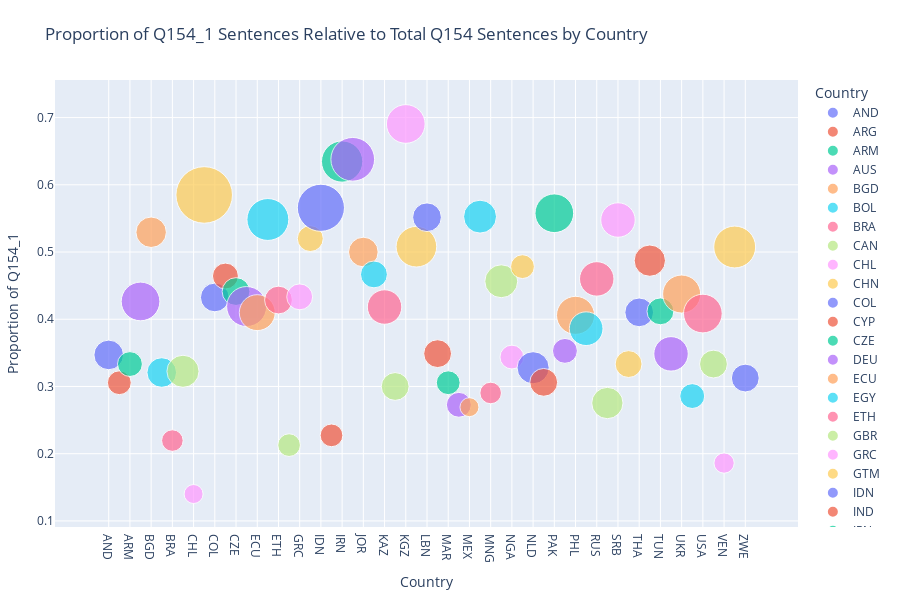

The cell this chart's notebook holds for it:
### Code cell
## (Visualization -I) ##

# This code filters predicted Q154-related labels from the predictions dataset,
# calculates sentence counts and proportions of given response per country,
# prepares the data for ordered plotting,
# then creates and displays a scatter plot showing the proportion of Q154_1 sentences relative to total Q154 sentences by country,
# with point sizes representing sentence counts, x-axis showing the countries and y-axis the proportion of given response to total count responses.

%run visualize_preds_props.py

### Figure 1 — Plotly figure (JSON) as saved in the notebook; plotly's stock layout.template omitted (floating-point values rounded to 4 significant figures)
{"data": [{"hovertemplate": "<b>%{hovertext}</b><br><br>Country=%{x}<br>Proportion of Q154_1=%{y}<br>Sentence Count=%{marker.size}<extra></extra>", "hovertext": ["AND"], "legendgroup": "AND", "marker": {"color": "#636efa", "size": [17], "sizemode": "area", "sizeref": 0.03875, "symbol": "circle"}, "mode": "markers", "name": "AND", "orientation": "v", "showlegend": true, "type": "scatter", "x": ["AND"], "xaxis": "x", "y": [0.3469], "yaxis": "y"}, {"hovertemplate": "<b>%{hovertext}</b><br><br>Country=%{x}<br>Proportion of Q154_1=%{y}<br>Sentence Count=%{marker.size}<extra></extra>", "hovertext": ["ARG"], "legendgroup": "ARG", "marker": {"color": "#EF553B", "size": [11], "sizemode": "area", "sizeref": 0.03875, "symbol": "circle"}, "mode": "markers", "name": "ARG", "orientation": "v", "showlegend": true, "type": "scatter", "x": ["ARG"], "xaxis": "x", "y": [0.3056], "yaxis": "y"}, {"hovertemplate": "<b>%{hovertext}</b><br><br>Country=%{x}<br>Proportion of Q154_1=%{y}<br>Sentence Count=%{marker.size}<extra></extra>", "hovertext": ["ARM"], "legendgroup": "ARM", "marker": {"color": "#00cc96", "size": [12], "sizemode": "area", "sizeref": 0.03875, "symbol": "circle"}, "mode": "markers", "name": "ARM", "orientation": "v", "showlegend": true, "type": "scatter", "x": ["ARM"], "xaxis": "x", "y": [0.3333], "yaxis": "y"}, {"hovertemplate": "<b>%{hovertext}</b><br><br>Country=%{x}<br>Proportion of Q154_1=%{y}<br>Sentence Count=%{marker.size}<extra></extra>", "hovertext": ["AUS"], "legendgroup": "AUS", "marker": {"color": "#ab63fa", "size": [29], "sizemode": "area", "sizeref": 0.03875, "symbol": "circle"}, "mode": "markers", "name": "AUS", "orientation": "v", "showlegend": true, "type": "scatter", "x": ["AUS"], "xaxis": "x", "y": [0.4265], "yaxis": "y"}, {"hovertemplate": "<b>%{hovertext}</b><br><br>Country=%{x}<br>Proportion of Q154_1=%{y}<br>Sentence Count=%{marker.size}<extra></extra>", "hovertext": ["BGD"], "legendgroup": "BGD", "marker": {"color": "#FFA15A", "size": [18], "sizemode": "area", "sizeref": 0.03875, "symbol": "circle"}, "mode": "markers", "name": "BGD", "orientation": "v", "showlegend": true, "type": "scatter", "x": ["BGD"], "xaxis": "x", "y": [0.5294], "yaxis": "y"}, {"hovertemplate": "<b>%{hovertext}</b><br><br>Country=%{x}<br>Proportion of Q154_1=%{y}<br>Sentence Count=%{marker.size}<extra></extra>", "hovertext": ["BOL"], "legendgroup": "BOL", "marker": {"color": "#19d3f3", "size": [17], "sizemode": "area", "sizeref": 0.03875, "symbol": "circle"}, "mode": "markers", "name": "BOL", "orientation": "v", "showlegend": true, "type": "scatter", "x": ["BOL"], "xaxis": "x", "y": [0.3208], "yaxis": "y"}, {"hovertemplate": "<b>%{hovertext}</b><br><br>Country=%{x}<br>Proportion of Q154_1=%{y}<br>Sentence Count=%{marker.size}<extra></extra>", "hovertext": ["BRA"], "legendgroup": "BRA", "marker": {"color": "#FF6692", "size": [9], "sizemode": "area", "sizeref": 0.03875, "symbol": "circle"}, "mode": "markers", "name": "BRA", "orientation": "v", "showlegend": true, "type": "scatter", "x": ["BRA"], "xaxis": "x", "y": [0.2195], "yaxis": "y"}, {"hovertemplate": "<b>%{hovertext}</b><br><br>Country=%{x}<br>Proportion of Q154_1=%{y}<br>Sentence Count=%{marker.size}<extra></extra>", "hovertext": ["CAN"], "legendgroup": "CAN", "marker": {"color": "#B6E880", "size": [20], "sizemode": "area", "sizeref": 0.03875, "symbol": "circle"}, "mode": "markers", "name": "CAN", "orientation": "v", "showlegend": true, "type": "scatter", "x": ["CAN"], "xaxis": "x", "y": [0.3226], "yaxis": "y"}, {"hovertemplate": "<b>%{hovertext}</b><br><br>Country=%{x}<br>Proportion of Q154_1=%{y}<br>Sentence Count=%{marker.size}<extra></extra>", "hovertext": ["CHL"], "legendgroup": "CHL", "marker": {"color": "#FF97FF", "size": [7], "sizemode": "area", "sizeref": 0.03875, "symbol": "circle"}, "mode": "markers", "name": "CHL", "orientation": "v", "showlegend": true, "type": "scatter", "x": ["CHL"], "xaxis": "x", "y": [0.14], "yaxis": "y"}, {"hovertemplate": "<b>%{hovertext}</b><br><br>Country=%{x}<br>Proportion of Q154_1=%{y}<br>Sentence Count=%{marker.size}<extra></extra>", "hovertext": ["CHN"], "legendgroup": "CHN", "marker": {"color": "#FECB52", "size": [62], "sizemode": "area", "sizeref": 0.03875, "symbol": "circle"}, "mode": "markers", "name": "CHN", "orientation": "v", "showlegend": true, "type": "scatter", "x": ["CHN"], "xaxis": "x", "y": [0.5849], "yaxis": "y"}, {"hovertemplate": "<b>%{hovertext}</b><br><br>Country=%{x}<br>Proportion of Q154_1=%{y}<br>Sentence Count=%{marker.size}<extra></extra>", "hovertext": ["COL"], "legendgroup": "COL", "marker": {"color": "#636efa", "size": [16], "sizemode": "area", "sizeref": 0.03875, "symbol": "circle"}, "mode": "markers", "name": "COL", "orientation": "v", "showlegend": true, "type": "scatter", "x": ["COL"], "xaxis": "x", "y": [0.4324], "yaxis": "y"}, {"hovertemplate": "<b>%{hovertext}</b><br><br>Country=%{x}<br>Proportion of Q154_1=%{y}<br>Sentence Count=%{marker.size}<extra></extra>", "hovertext": ["CYP"], "legendgroup": "CYP", "marker": {"color": "#EF553B", "size": [13], "sizemode": "area", "sizeref": 0.03875, "symbol": "circle"}, "mode": "markers", "name": "CYP", "orientation": "v", "showlegend": true, "type": "scatter", "x": ["CYP"], "xaxis": "x", "y": [0.4643], "yaxis": "y"}, {"hovertemplate": "<b>%{hovertext}</b><br><br>Country=%{x}<br>Proportion of Q154_1=%{y}<br>Sentence Count=%{marker.size}<extra></extra>", "hovertext": ["CZE"], "legendgroup": "CZE", "marker": {"color": "#00cc96", "size": [15], "sizemode": "area", "sizeref": 0.03875, "symbol": "circle"}, "mode": "markers", "name": "CZE", "orientation": "v", "showlegend": true, "type": "scatter", "x": ["CZE"], "xaxis": "x", "y": [0.4412], "yaxis": "y"}, {"hovertemplate": "<b>%{hovertext}</b><br><br>Country=%{x}<br>Proportion of Q154_1=%{y}<br>Sentence Count=%{marker.size}<extra></extra>", "hovertext": ["DEU"], "legendgroup": "DEU", "marker": {"color": "#ab63fa", "size": [31], "sizemode": "area", "sizeref": 0.03875, "symbol": "circle"}, "mode": "markers", "name": "DEU", "orientation": "v", "showlegend": true, "type": "scatter", "x": ["DEU"], "xaxis": "x", "y": [0.4189], "yaxis": "y"}, {"hovertemplate": "<b>%{hovertext}</b><br><br>Country=%{x}<br>Proportion of Q154_1=%{y}<br>Sentence Count=%{marker.size}<extra></extra>", "hovertext": ["ECU"], "legendgroup": "ECU", "marker": {"color": "#FFA15A", "size": [25], "sizemode": "area", "sizeref": 0.03875, "symbol": "circle"}, "mode": "markers", "name": "ECU", "orientation": "v", "showlegend": true, "type": "scatter", "x": ["ECU"], "xaxis": "x", "y": [0.4098], "yaxis": "y"}, {"hovertemplate": "<b>%{hovertext}</b><br><br>Country=%{x}<br>Proportion of Q154_1=%{y}<br>Sentence Count=%{marker.size}<extra></extra>", "hovertext": ["EGY"], "legendgroup": "EGY", "marker": {"color": "#19d3f3", "size": [34], "sizemode": "area", "sizeref": 0.03875, "symbol": "circle"}, "mode": "markers", "name": "EGY", "orientation": "v", "showlegend": true, "type": "scatter", "x": ["EGY"], "xaxis": "x", "y": [0.5484], "yaxis": "y"}, {"hovertemplate": "<b>%{hovertext}</b><br><br>Country=%{x}<br>Proportion of Q154_1=%{y}<br>Sentence Count=%{marker.size}<extra></extra>", "hovertext": ["ETH"], "legendgroup": "ETH", "marker": {"color": "#FF6692", "size": [15], "sizemode": "area", "sizeref": 0.03875, "symbol": "circle"}, "mode": "markers", "name": "ETH", "orientation": "v", "showlegend": true, "type": "scatter", "x": ["ETH"], "xaxis": "x", "y": [0.4286], "yaxis": "y"}, {"hovertemplate": "<b>%{hovertext}</b><br><br>Country=%{x}<br>Proportion of Q154_1=%{y}<br>Sentence Count=%{marker.size}<extra></extra>", "hovertext": ["GBR"], "legendgroup": "GBR", "marker": {"color": "#B6E880", "size": [10], "sizemode": "area", "sizeref": 0.03875, "symbol": "circle"}, "mode": "markers", "name": "GBR", "orientation": "v", "showlegend": true, "type": "scatter", "x": ["GBR"], "xaxis": "x", "y": [0.2128], "yaxis": "y"}, {"hovertemplate": "<b>%{hovertext}</b><br><br>Country=%{x}<br>Proportion of Q154_1=%{y}<br>Sentence Count=%{marker.size}<extra></extra>", "hovertext": ["GRC"], "legendgroup": "GRC", "marker": {"color": "#FF97FF", "size": [13], "sizemode": "area", "sizeref": 0.03875, "symbol": "circle"}, "mode": "markers", "name": "GRC", "orientation": "v", "showlegend": true, "type": "scatter", "x": ["GRC"], "xaxis": "x", "y": [0.4333], "yaxis": "y"}, {"hovertemplate": "<b>%{hovertext}</b><br><br>Country=%{x}<br>Proportion of Q154_1=%{y}<br>Sentence Count=%{marker.size}<extra></extra>", "hovertext": ["GTM"], "legendgroup": "GTM", "marker": {"color": "#FECB52", "size": [13], "sizemode": "area", "sizeref": 0.03875, "symbol": "circle"}, "mode": "markers", "name": "GTM", "orientation": "v", "showlegend": true, "type": "scatter", "x": ["GTM"], "xaxis": "x", "y": [0.52], "yaxis": "y"}, {"hovertemplate": "<b>%{hovertext}</b><br><br>Country=%{x}<br>Proportion of Q154_1=%{y}<br>Sentence Count=%{marker.size}<extra></extra>", "hovertext": ["IDN"], "legendgroup": "IDN", "marker": {"color": "#636efa", "size": [43], "sizemode": "area", "sizeref": 0.03875, "symbol": "circle"}, "mode": "markers", "name": "IDN", "orientation": "v", "showlegend": true, "type": "scatter", "x": ["IDN"], "xaxis": "x", "y": [0.5658], "yaxis": "y"}, {"hovertemplate": "<b>%{hovertext}</b><br><br>Country=%{x}<br>Proportion of Q154_1=%{y}<br>Sentence Count=%{marker.size}<extra></extra>", "hovertext": ["IND"], "legendgroup": "IND", "marker": {"color": "#EF553B", "size": [10], "sizemode": "area", "sizeref": 0.03875, "symbol": "circle"}, "mode": "markers", "name": "IND", "orientation": "v", "showlegend": true, "type": "scatter", "x": ["IND"], "xaxis": "x", "y": [0.2273], "yaxis": "y"}, {"hovertemplate": "<b>%{hovertext}</b><br><br>Country=%{x}<br>Proportion of Q154_1=%{y}<br>Sentence Count=%{marker.size}<extra></extra>", "hovertext": ["IRN"], "legendgroup": "IRN", "marker": {"color": "#00cc96", "size": [33], "sizemode": "area", "sizeref": 0.03875, "symbol": "circle"}, "mode": "markers", "name": "IRN", "orientation": "v", "showlegend": true, "type": "scatter", "x": ["IRN"], "xaxis": "x", "y": [0.6346], "yaxis": "y"}, {"hovertemplate": "<b>%{hovertext}</b><br><br>Country=%{x}<br>Proportion of Q154_1=%{y}<br>Sentence Count=%{marker.size}<extra></extra>", "hovertext": ["IRQ"], "legendgroup": "IRQ", "marker": {"color": "#ab63fa", "size": [37], "sizemode": "area", "sizeref": 0.03875, "symbol": "circle"}, "mode": "markers", "name": "IRQ", "orientation": "v", "showlegend": true, "type": "scatter", "x": ["IRQ"], "xaxis": "x", "y": [0.6379], "yaxis": "y"}, {"hovertemplate": "<b>%{hovertext}</b><br><br>Country=%{x}<br>Proportion of Q154_1=%{y}<br>Sentence Count=%{marker.size}<extra></extra>", "hovertext": ["JOR"], "legendgroup": "JOR", "marker": {"color": "#FFA15A", "size": [17], "sizemode": "area", "sizeref": 0.03875, "symbol": "circle"}, "mode": "markers", "name": "JOR", "orientation": "v", "showlegend": true, "type": "scatter", "x": ["JOR"], "xaxis": "x", "y": [0.5], "yaxis": "y"}, {"hovertemplate": "<b>%{hovertext}</b><br><br>Country=%{x}<br>Proportion of Q154_1=%{y}<br>Sentence Count=%{marker.size}<extra></extra>", "hovertext": ["JPN"], "legendgroup": "JPN", "marker": {"color": "#19d3f3", "size": [14], "sizemode": "area", "sizeref": 0.03875, "symbol": "circle"}, "mode": "markers", "name": "JPN", "orientation": "v", "showlegend": true, "type": "scatter", "x": ["JPN"], "xaxis": "x", "y": [0.4667], "yaxis": "y"}, {"hovertemplate": "<b>%{hovertext}</b><br><br>Country=%{x}<br>Proportion of Q154_1=%{y}<br>Sentence Count=%{marker.size}<extra></extra>", "hovertext": ["KAZ"], "legendgroup": "KAZ", "marker": {"color": "#FF6692", "size": [23], "sizemode": "area", "sizeref": 0.03875, "symbol": "circle"}, "mode": "markers", "name": "KAZ", "orientation": "v", "showlegend": true, "type": "scatter", "x": ["KAZ"], "xaxis": "x", "y": [0.4182], "yaxis": "y"}, {"hovertemplate": "<b>%{hovertext}</b><br><br>Country=%{x}<br>Proportion of Q154_1=%{y}<br>Sentence Count=%{marker.size}<extra></extra>", "hovertext": ["KEN"], "legendgroup": "KEN", "marker": {"color": "#B6E880", "size": [15], "sizemode": "area", "sizeref": 0.03875, "symbol": "circle"}, "mode": "markers", "name": "KEN", "orientation": "v", "showlegend": true, "type": "scatter", "x": ["KEN"], "xaxis": "x", "y": [0.3], "yaxis": "y"}, {"hovertemplate": "<b>%{hovertext}</b><br><br>Country=%{x}<br>Proportion of Q154_1=%{y}<br>Sentence Count=%{marker.size}<extra></extra>", "hovertext": ["KGZ"], "legendgroup": "KGZ", "marker": {"color": "#FF97FF", "size": [29], "sizemode": "area", "sizeref": 0.03875, "symbol": "circle"}, "mode": "markers", "name": "KGZ", "orientation": "v", "showlegend": true, "type": "scatter", "x": ["KGZ"], "xaxis": "x", "y": [0.6905], "yaxis": "y"}, {"hovertemplate": "<b>%{hovertext}</b><br><br>Country=%{x}<br>Proportion of Q154_1=%{y}<br>Sentence Count=%{marker.size}<extra></extra>", "hovertext": ["KOR"], "legendgroup": "KOR", "marker": {"color": "#FECB52", "size": [32], "sizemode": "area", "sizeref": 0.03875, "symbol": "circle"}, "mode": "markers", "name": "KOR", "orientation": "v", "showlegend": true, "type": "scatter", "x": ["KOR"], "xaxis": "x", "y": [0.5079], "yaxis": "y"}, {"hovertemplate": "<b>%{hovertext}</b><br><br>Country=%{x}<br>Proportion of Q154_1=%{y}<br>Sentence Count=%{marker.size}<extra></extra>", "hovertext": ["LBN"], "legendgroup": "LBN", "marker": {"color": "#636efa", "size": [16], "sizemode": "area", "sizeref": 0.03875, "symbol": "circle"}, "mode": "markers", "name": "LBN", "orientation": "v", "showlegend": true, "type": "scatter", "x": ["LBN"], "xaxis": "x", "y": [0.5517], "yaxis": "y"}, {"hovertemplate": "<b>%{hovertext}</b><br><br>Country=%{x}<br>Proportion of Q154_1=%{y}<br>Sentence Count=%{marker.size}<extra></extra>", "hovertext": ["LBY"], "legendgroup": "LBY", "marker": {"color": "#EF553B", "size": [15], "sizemode": "area", "sizeref": 0.03875, "symbol": "circle"}, "mode": "markers", "name": "LBY", "orientation": "v", "showlegend": true, "type": "scatter", "x": ["LBY"], "xaxis": "x", "y": [0.3488], "yaxis": "y"}, {"hovertemplate": "<b>%{hovertext}</b><br><br>Country=%{x}<br>Proportion of Q154_1=%{y}<br>Sentence Count=%{marker.size}<extra></extra>", "hovertext": ["MAR"], "legendgroup": "MAR", "marker": {"color": "#00cc96", "size": [11], "sizemode": "area", "sizeref": 0.03875, "symbol": "circle"}, "mode": "markers", "name": "MAR", "orientation": "v", "showlegend": true, "type": "scatter", "x": ["MAR"], "xaxis": "x", "y": [0.3056], "yaxis": "y"}, {"hovertemplate": "<b>%{hovertext}</b><br><br>Country=%{x}<br>Proportion of Q154_1=%{y}<br>Sentence Count=%{marker.size}<extra></extra>", "hovertext": ["MDV"], "legendgroup": "MDV", "marker": {"color": "#ab63fa", "size": [12], "sizemode": "area", "sizeref": 0.03875, "symbol": "circle"}, "mode": "markers", "name": "MDV", "orientation": "v", "showlegend": true, "type": "scatter", "x": ["MDV"], "xaxis": "x", "y": [0.2727], "yaxis": "y"}, {"hovertemplate": "<b>%{hovertext}</b><br><br>Country=%{x}<br>Proportion of Q154_1=%{y}<br>Sentence Count=%{marker.size}<extra></extra>", "hovertext": ["MEX"], "legendgroup": "MEX", "marker": {"color": "#FFA15A", "size": [7], "sizemode": "area", "sizeref": 0.03875, "symbol": "circle"}, "mode": "markers", "name": "MEX", "orientation": "v", "showlegend": true, "type": "scatter", "x": ["MEX"], "xaxis": "x", "y": [0.2692], "yaxis": "y"}, {"hovertemplate": "<b>%{hovertext}</b><br><br>Country=%{x}<br>Proportion of Q154_1=%{y}<br>Sentence Count=%{marker.size}<extra></extra>", "hovertext": ["MMR"], "legendgroup": "MMR", "marker": {"color": "#19d3f3", "size": [21], "sizemode": "area", "sizeref": 0.03875, "symbol": "circle"}, "mode": "markers", "name": "MMR", "orientation": "v", "showlegend": true, "type": "scatter", "x": ["MMR"], "xaxis": "x", "y": [0.5526], "yaxis": "y"}, {"hovertemplate": "<b>%{hovertext}</b><br><br>Country=%{x}<br>Proportion of Q154_1=%{y}<br>Sentence Count=%{marker.size}<extra></extra>", "hovertext": ["MNG"], "legendgroup": "MNG", "marker": {"color": "#FF6692", "size": [9], "sizemode": "area", "sizeref": 0.03875, "symbol": "circle"}, "mode": "markers", "name": "MNG", "orientation": "v", "showlegend": true, "type": "scatter", "x": ["MNG"], "xaxis": "x", "y": [0.2903], "yaxis": "y"}, {"hovertemplate": "<b>%{hovertext}</b><br><br>Country=%{x}<br>Proportion of Q154_1=%{y}<br>Sentence Count=%{marker.size}<extra></extra>", "hovertext": ["MYS"], "legendgroup": "MYS", "marker": {"color": "#B6E880", "size": [21], "sizemode": "area", "sizeref": 0.03875, "symbol": "circle"}, "mode": "markers", "name": "MYS", "orientation": "v", "showlegend": true, "type": "scatter", "x": ["MYS"], "xaxis": "x", "y": [0.4565], "yaxis": "y"}, {"hovertemplate": "<b>%{hovertext}</b><br><br>Country=%{x}<br>Proportion of Q154_1=%{y}<br>Sentence Count=%{marker.size}<extra></extra>", "hovertext": ["NGA"], "legendgroup": "NGA", "marker": {"color": "#FF97FF", "size": [11], "sizemode": "area", "sizeref": 0.03875, "symbol": "circle"}, "mode": "markers", "name": "NGA", "orientation": "v", "showlegend": true, "type": "scatter", "x": ["NGA"], "xaxis": "x", "y": [0.3438], "yaxis": "y"}, {"hovertemplate": "<b>%{hovertext}</b><br><br>Country=%{x}<br>Proportion of Q154_1=%{y}<br>Sentence Count=%{marker.size}<extra></extra>", "hovertext": ["NIC"], "legendgroup": "NIC", "marker": {"color": "#FECB52", "size": [11], "sizemode": "area", "sizeref": 0.03875, "symbol": "circle"}, "mode": "markers", "name": "NIC", "orientation": "v", "showlegend": true, "type": "scatter", "x": ["NIC"], "xaxis": "x", "y": [0.4783], "yaxis": "y"}, {"hovertemplate": "<b>%{hovertext}</b><br><br>Country=%{x}<br>Proportion of Q154_1=%{y}<br>Sentence Count=%{marker.size}<extra></extra>", "hovertext": ["NLD"], "legendgroup": "NLD", "marker": {"color": "#636efa", "size": [20], "sizemode": "area", "sizeref": 0.03875, "symbol": "circle"}, "mode": "markers", "name": "NLD", "orientation": "v", "showlegend": true, "type": "scatter", "x": ["NLD"], "xaxis": "x", "y": [0.3279], "yaxis": "y"}, {"hovertemplate": "<b>%{hovertext}</b><br><br>Country=%{x}<br>Proportion of Q154_1=%{y}<br>Sentence Count=%{marker.size}<extra></extra>", "hovertext": ["NZL"], "legendgroup": "NZL", "marker": {"color": "#EF553B", "size": [15], "sizemode": "area", "sizeref": 0.03875, "symbol": "circle"}, "mode": "markers", "name": "NZL", "orientation": "v", "showlegend": true, "type": "scatter", "x": ["NZL"], "xaxis": "x", "y": [0.3061], "yaxis": "y"}, {"hovertemplate": "<b>%{hovertext}</b><br><br>Country=%{x}<br>Proportion of Q154_1=%{y}<br>Sentence Count=%{marker.size}<extra></extra>", "hovertext": ["PAK"], "legendgroup": "PAK", "marker": {"color": "#00cc96", "size": [29], "sizemode": "area", "sizeref": 0.03875, "symbol": "circle"}, "mode": "markers", "name": "PAK", "orientation": "v", "showlegend": true, "type": "scatter", "x": ["PAK"], "xaxis": "x", "y": [0.5577], "yaxis": "y"}, {"hovertemplate": "<b>%{hovertext}</b><br><br>Country=%{x}<br>Proportion of Q154_1=%{y}<br>Sentence Count=%{marker.size}<extra></extra>", "hovertext": ["PER"], "legendgroup": "PER", "marker": {"color": "#ab63fa", "size": [12], "sizemode": "area", "sizeref": 0.03875, "symbol": "circle"}, "mode": "markers", "name": "PER", "orientation": "v", "showlegend": true, "type": "scatter", "x": ["PER"], "xaxis": "x", "y": [0.3529], "yaxis": "y"}, {"hovertemplate": "<b>%{hovertext}</b><br><br>Country=%{x}<br>Proportion of Q154_1=%{y}<br>Sentence Count=%{marker.size}<extra></extra>", "hovertext": ["PHL"], "legendgroup": "PHL", "marker": {"color": "#FFA15A", "size": [28], "sizemode": "area", "sizeref": 0.03875, "symbol": "circle"}, "mode": "markers", "name": "PHL", "orientation": "v", "showlegend": true, "type": "scatter", "x": ["PHL"], "xaxis": "x", "y": [0.4058], "yaxis": "y"}, {"hovertemplate": "<b>%{hovertext}</b><br><br>Country=%{x}<br>Proportion of Q154_1=%{y}<br>Sentence Count=%{marker.size}<extra></extra>", "hovertext": ["ROU"], "legendgroup": "ROU", "marker": {"color": "#19d3f3", "size": [22], "sizemode": "area", "sizeref": 0.03875, "symbol": "circle"}, "mode": "markers", "name": "ROU", "orientation": "v", "showlegend": true, "type": "scatter", "x": ["ROU"], "xaxis": "x", "y": [0.386], "yaxis": "y"}, {"hovertemplate": "<b>%{hovertext}</b><br><br>Country=%{x}<br>Proportion of Q154_1=%{y}<br>Sentence Count=%{marker.size}<extra></extra>", "hovertext": ["RUS"], "legendgroup": "RUS", "marker": {"color": "#FF6692", "size": [23], "sizemode": "area", "sizeref": 0.03875, "symbol": "circle"}, "mode": "markers", "name": "RUS", "orientation": "v", "showlegend": true, "type": "scatter", "x": ["RUS"], "xaxis": "x", "y": [0.46], "yaxis": "y"}, {"hovertemplate": "<b>%{hovertext}</b><br><br>Country=%{x}<br>Proportion of Q154_1=%{y}<br>Sentence Count=%{marker.size}<extra></extra>", "hovertext": ["SGP"], "legendgroup": "SGP", "marker": {"color": "#B6E880", "size": [19], "sizemode": "area", "sizeref": 0.03875, "symbol": "circle"}, "mode": "markers", "name": "SGP", "orientation": "v", "showlegend": true, "type": "scatter", "x": ["SGP"], "xaxis": "x", "y": [0.2754], "yaxis": "y"}, {"hovertemplate": "<b>%{hovertext}</b><br><br>Country=%{x}<br>Proportion of Q154_1=%{y}<br>Sentence Count=%{marker.size}<extra></extra>", "hovertext": ["SRB"], "legendgroup": "SRB", "marker": {"color": "#FF97FF", "size": [23], "sizemode": "area", "sizeref": 0.03875, "symbol": "circle"}, "mode": "markers", "name": "SRB", "orientation": "v", "showlegend": true, "type": "scatter", "x": ["SRB"], "xaxis": "x", "y": [0.5476], "yaxis": "y"}, {"hovertemplate": "<b>%{hovertext}</b><br><br>Country=%{x}<br>Proportion of Q154_1=%{y}<br>Sentence Count=%{marker.size}<extra></extra>", "hovertext": ["SVK"], "legendgroup": "SVK", "marker": {"color": "#FECB52", "size": [14], "sizemode": "area", "sizeref": 0.03875, "symbol": "circle"}, "mode": "markers", "name": "SVK", "orientation": "v", "showlegend": true, "type": "scatter", "x": ["SVK"], "xaxis": "x", "y": [0.3333], "yaxis": "y"}, {"hovertemplate": "<b>%{hovertext}</b><br><br>Country=%{x}<br>Proportion of Q154_1=%{y}<br>Sentence Count=%{marker.size}<extra></extra>", "hovertext": ["THA"], "legendgroup": "THA", "marker": {"color": "#636efa", "size": [16], "sizemode": "area", "sizeref": 0.03875, "symbol": "circle"}, "mode": "markers", "name": "THA", "orientation": "v", "showlegend": true, "type": "scatter", "x": ["THA"], "xaxis": "x", "y": [0.4103], "yaxis": "y"}, {"hovertemplate": "<b>%{hovertext}</b><br><br>Country=%{x}<br>Proportion of Q154_1=%{y}<br>Sentence Count=%{marker.size}<extra></extra>", "hovertext": ["TJK"], "legendgroup": "TJK", "marker": {"color": "#EF553B", "size": [19], "sizemode": "area", "sizeref": 0.03875, "symbol": "circle"}, "mode": "markers", "name": "TJK", "orientation": "v", "showlegend": true, "type": "scatter", "x": ["TJK"], "xaxis": "x", "y": [0.4872], "yaxis": "y"}, {"hovertemplate": "<b>%{hovertext}</b><br><br>Country=%{x}<br>Proportion of Q154_1=%{y}<br>Sentence Count=%{marker.size}<extra></extra>", "hovertext": ["TUN"], "legendgroup": "TUN", "marker": {"color": "#00cc96", "size": [14], "sizemode": "area", "sizeref": 0.03875, "symbol": "circle"}, "mode": "markers", "name": "TUN", "orientation": "v", "showlegend": true, "type": "scatter", "x": ["TUN"], "xaxis": "x", "y": [0.4118], "yaxis": "y"}, {"hovertemplate": "<b>%{hovertext}</b><br><br>Country=%{x}<br>Proportion of Q154_1=%{y}<br>Sentence Count=%{marker.size}<extra></extra>", "hovertext": ["TUR"], "legendgroup": "TUR", "marker": {"color": "#ab63fa", "size": [23], "sizemode": "area", "sizeref": 0.03875, "symbol": "circle"}, "mode": "markers", "name": "TUR", "orientation": "v", "showlegend": true, "type": "scatter", "x": ["TUR"], "xaxis": "x", "y": [0.3485], "yaxis": "y"}, {"hovertemplate": "<b>%{hovertext}</b><br><br>Country=%{x}<br>Proportion of Q154_1=%{y}<br>Sentence Count=%{marker.size}<extra></extra>", "hovertext": ["UKR"], "legendgroup": "UKR", "marker": {"color": "#FFA15A", "size": [28], "sizemode": "area", "sizeref": 0.03875, "symbol": "circle"}, "mode": "markers", "name": "UKR", "orientation": "v", "showlegend": true, "type": "scatter", "x": ["UKR"], "xaxis": "x", "y": [0.4375], "yaxis": "y"}, {"hovertemplate": "<b>%{hovertext}</b><br><br>Country=%{x}<br>Proportion of Q154_1=%{y}<br>Sentence Count=%{marker.size}<extra></extra>", "hovertext": ["URY"], "legendgroup": "URY", "marker": {"color": "#19d3f3", "size": [12], "sizemode": "area", "sizeref": 0.03875, "symbol": "circle"}, "mode": "markers", "name": "URY", "orientation": "v", "showlegend": true, "type": "scatter", "x": ["URY"], "xaxis": "x", "y": [0.2857], "yaxis": "y"}, {"hovertemplate": "<b>%{hovertext}</b><br><br>Country=%{x}<br>Proportion of Q154_1=%{y}<br>Sentence Count=%{marker.size}<extra></extra>", "hovertext": ["USA"], "legendgroup": "USA", "marker": {"color": "#FF6692", "size": [29], "sizemode": "area", "sizeref": 0.03875, "symbol": "circle"}, "mode": "markers", "name": "USA", "orientation": "v", "showlegend": true, "type": "scatter", "x": ["USA"], "xaxis": "x", "y": [0.4085], "yaxis": "y"}, {"hovertemplate": "<b>%{hovertext}</b><br><br>Country=%{x}<br>Proportion of Q154_1=%{y}<br>Sentence Count=%{marker.size}<extra></extra>", "hovertext": ["UZB"], "legendgroup": "UZB", "marker": {"color": "#B6E880", "size": [15], "sizemode": "area", "sizeref": 0.03875, "symbol": "circle"}, "mode": "markers", "name": "UZB", "orientation": "v", "showlegend": true, "type": "scatter", "x": ["UZB"], "xaxis": "x", "y": [0.3333], "yaxis": "y"}, {"hovertemplate": "<b>%{hovertext}</b><br><br>Country=%{x}<br>Proportion of Q154_1=%{y}<br>Sentence Count=%{marker.size}<extra></extra>", "hovertext": ["VEN"], "legendgroup": "VEN", "marker": {"color": "#FF97FF", "size": [8], "sizemode": "area", "sizeref": 0.03875, "symbol": "circle"}, "mode": "markers", "name": "VEN", "orientation": "v", "showlegend": true, "type": "scatter", "x": ["VEN"], "xaxis": "x", "y": [0.186], "yaxis": "y"}, {"hovertemplate": "<b>%{hovertext}</b><br><br>Country=%{x}<br>Proportion of Q154_1=%{y}<br>Sentence Count=%{marker.size}<extra></extra>", "hovertext": ["VNM"], "legendgroup": "VNM", "marker": {"color": "#FECB52", "size": [34], "sizemode": "area", "sizeref": 0.03875, "symbol": "circle"}, "mode": "markers", "name": "VNM", "orientation": "v", "showlegend": true, "type": "scatter", "x": ["VNM"], "xaxis": "x", "y": [0.5075], "yaxis": "y"}, {"hovertemplate": "<b>%{hovertext}</b><br><br>Country=%{x}<br>Proportion of Q154_1=%{y}<br>Sentence Count=%{marker.size}<extra></extra>", "hovertext": ["ZWE"], "legendgroup": "ZWE", "marker": {"color": "#636efa", "size": [15], "sizemode": "area", "sizeref": 0.03875, "symbol": "circle"}, "mode": "markers", "name": "ZWE", "orientation": "v", "showlegend": true, "type": "scatter", "x": ["ZWE"], "xaxis": "x", "y": [0.3125], "yaxis": "y"}], "layout": {"height": 600, "legend": {"itemsizing": "constant", "title": {"text": "Country"}, "tracegroupgap": 0}, "margin": {"b": 40, "l": 40, "r": 40, "t": 80}, "title": {"text": "Proportion of Q154_1 Sentences Relative to Total Q154 Sentences by Country"}, "xaxis": {"anchor": "y", "categoryarray": ["AND", "ARG", "ARM", "AUS", "BGD", "BOL", "BRA", "CAN", "CHL", "CHN", "COL", "CYP", "CZE", "DEU", "ECU", "EGY", "ETH", "GBR", "GRC", "GTM", "IDN", "IND", "IRN", "IRQ", "JOR", "JPN", "KAZ", "KEN", "KGZ", "KOR", "LBN", "LBY", "MAR", "MDV", "MEX", "MMR", "MNG", "MYS", "NGA", "NIC", "NLD", "NZL", "PAK", "PER", "PHL", "ROU", "RUS", "SGP", "SRB", "SVK", "THA", "TJK", "TUN", "TUR", "UKR", "URY", "USA", "UZB", "VEN", "VNM", "ZWE"], "categoryorder": "array", "domain": [0, 1], "title": {"text": "Country"}}, "yaxis": {"anchor": "x", "domain": [0, 1], "title": {"text": "Proportion of Q154_1"}}}}
